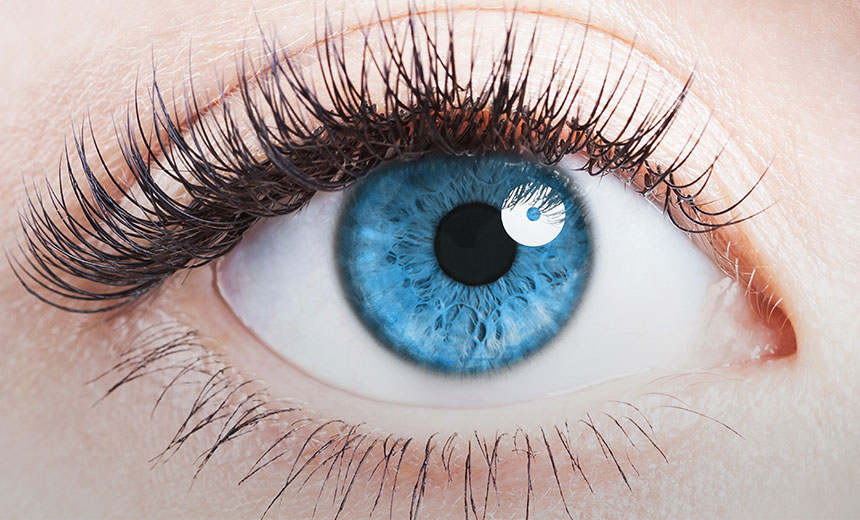
#> input picture 180836_A1/pic1.jpg, 860 x 520 px
$ jupyter execute assgn1_q5-180836.ipynb   (older library calls are emulated)
#> lines starting #> are read from the running program, lines starting #| are printed output that depends on the picture
[cell 1]
# Copyright 2021 IITK EE604A Image Processing. All Rights Reserved.
#
# Licensed under the MIT License. Use and/or modification of this code outside of EE604 must reference:
#
# © IITK EE604A Image Processing
#
# Author: Dheeraj Bharti, Chiranjeev Prachand and Prof K. S. Venkatesh, Department of Electrical Engineering, IIT Kanpur

This part of the assignment deals with discrete Fourier transform as well as python programming.

## Instructions:

Please rename this file with Your Roll No.

1.   Only edit at "### WRITE YOUR CODE HERE"
2.   Please rename this file with Your Roll No.
3.   Render (Kernel > Restart & Run All) before submitting, so that we can see your graphs here

[cell 2]
import cv2
import numpy as np
import matplotlib.pyplot as plt
from skimage.io import imread, imshow
from skimage.color import rgb2gray

Upload 'pic1.png' and 'pic2.jpg' files manually to your google colab working directory:

1. Click on the folder drawing button on the left below the <> sign.
2. Click on Upload to session storage button to upload the images.

[cell 3]
img = imread('pic1.jpg')
#> img is the input picture: shape (520, 860, 3); mean R, G, B 179.8, 168.1, 167.8

Run below code block to display the uploaded image.

[cell 4]
img_gray = rgb2gray(img)
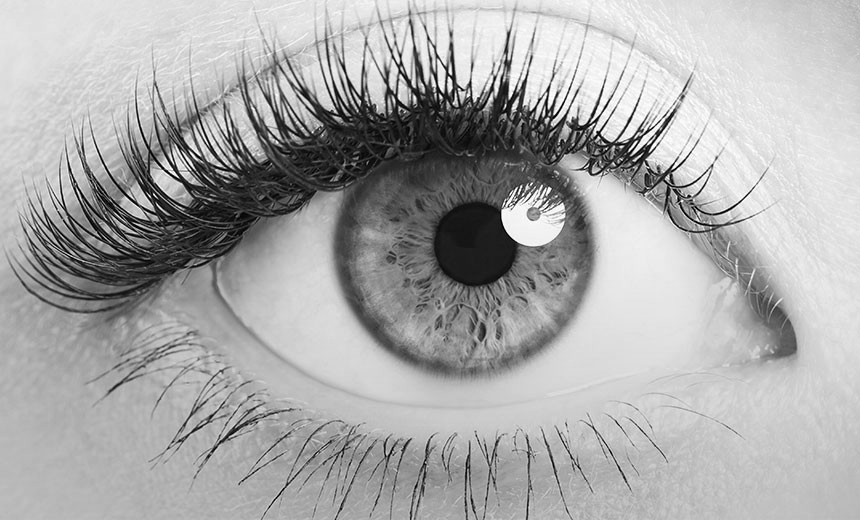
#> img_gray: shape (520, 860) float64; min 0, max 1, mean 0.669
plt.figure(num=None, figsize=(8, 6), dpi=80)
plt.imshow(img_gray, cmap='gray');

Calculate the 2-D Fourier Transform of the input image

[cell 5]
def dft_xs(img_gray):
    '''
    Inputs:
        img_gray - Original image size N x N
    Outputs:
        Xs: magnitude spectrum of size N x N
        fs: phase spectrum of size N x N
    '''
    ### Begin

    dft = np.fft.fftshift(cv2.dft(np.float32(img_gray), flags = cv2.DFT_COMPLEX_OUTPUT))
    Xs, fs = cv2.cartToPolar(dft[:,:,0], dft[:,:,1])

    ### End
    return Xs, fs

Calculate the 2-D Inverse Fourier Transform of the input image

[cell 6]
def idft_xs(Xs,fs):
    '''
    Inputs:
        Xs: magnitude spectrum of size N x N
        fs: phase spectrum of size N x N

    Outputs:
        img_gray_recon - Original image size N x N
    '''
    ### Begin

    r, i = cv2.polarToCart(Xs, fs)
    img_gray_recon = cv2.idft(np.fft.ifftshift(cv2.merge([r, i])))
    img_gray_recon = cv2.magnitude(img_gray_recon[:,:,0], img_gray_recon[:,:,1])
    img_gray_recon = cv2.normalize(img_gray_recon, None, alpha=0, beta=255, norm_type=cv2.NORM_MINMAX, dtype=cv2.CV_8U)

    ### End
    return img_gray_recon

Low Pass filtering of the image in frequency domain

[cell 7]
def lowpass(img_gray, fc):
  '''
    Inputs:
           img_gray  - grayscaled image of size N x N
           fc        - cutoff frequency
                  - 0 < fc < sqrt(img.shape[0]*img.shape[1])/2

    Outputs:
           out_img - filtered image of size N x N

    Note:  You are allowed to use any cv2.dft or cv2.idft module or any other suitable module in numpy and cv2.
           Also, use dft_xs() and idft_xs() in the code.

  '''
    ### Begin

  def distance(p1, p2):
    return ((p1[0]-p2[0])**2 + (p1[1]-p2[1])**2)**0.5

  def gen_mask_low(img_shape, fc):
    filter = np.zeros(img_shape[:2])
    rows, cols = img_shape[:2]
    center = (rows/2, cols/2)
    for x in range(cols):
        for y in range(rows):
            if distance((y,x),center) < fc:
                filter[y,x] = 1
    return filter

  Xs, fs = dft_xs(img_gray)
  r, i = cv2.polarToCart(Xs, fs)
  dft = cv2.merge([r, i])

  mask = gen_mask_low(img_gray.shape, fc)
  dft[:,:,0] = dft[:,:,0]*mask
  dft[:,:,1] = dft[:,:,1]*mask
  Xs, fs = cv2.cartToPolar(dft[:,:,0], dft[:,:,1])
  img_out_low = idft_xs(Xs, fs)

    ### End
  return img_out_low

High Pass filtering of the image in frequency domain

[cell 8]
def highpass(img_gray, fc):
  '''
    Inputs:
           img_gray  - grayscaled image of size N x N
           fc        - cutoff frequency
                     - 0 < fc < sqrt(img.shape[0]*img.shape[1])/2

    Outputs:
           out_img - filtered image of size N x N

    Note:  You are allowed to use any cv2.dft or cv2.idft module or any other suitable module in numpy and cv2.
           Use dft_xs() and idft_xs() in the code.

  '''
    ### Begin

  def distance(p1, p2):
    return ((p1[0]-p2[0])**2 + (p1[1]-p2[1])**2)**0.5

  def gen_mask_high(img_shape, fc):
    filter = np.zeros(img_shape[:2])
    rows, cols = img_shape[:2]
    center = (rows/2, cols/2)
    for x in range(cols):
        for y in range(rows):
            if distance((y,x), center) > fc:
                filter[y,x] = 1
    return filter

  Xs, fs = dft_xs(img_gray)
  r, i = cv2.polarToCart(Xs, fs)
  dft = cv2.merge([r, i])

  mask = gen_mask_high(img_gray.shape, fc)
  dft[:,:,0] = dft[:,:,0]*mask
  dft[:,:,1] = dft[:,:,1]*mask
  Xs, fs = cv2.cartToPolar(dft[:,:,0], dft[:,:,1])
  img_out_high = idft_xs(Xs, fs)

  ### End
  return img_out_high

Band Reject filtering of the image in frequency domain

[cell 9]
def bandreject(img_gray, fL, fH):
  '''
    Inputs:
           img_gray  - grayscaled image of size N x N
           fL & fH   - cutoff frequency
                     - 0 < fL < fH < sqrt(img.shape[0]*img.shape[1])/2

    Outputs:
           out_img - filtered image of size N x N

    Note:  You are allowed to use any cv2.dft or cv2.idft module or any other suitable module in numpy and cv2.
           Use dft_xs() and idft_xs() in the code.

  '''
    ### Begin

  Xs, fs = dft_xs(img_gray)
  r, i = cv2.polarToCart(Xs, fs)
  dft = cv2.merge([r, i])

  imgL = lowpass(img_gray, fL)
  imgH = highpass(img_gray, fH)

  Xs, fs = dft_xs(imgH)
  r, i = cv2.polarToCart(Xs, fs)
  dftH = np.copy(cv2.merge([r, i]))
  Xs, fs = dft_xs(imgL)
  r, i = cv2.polarToCart(Xs, fs)
  dftL = np.copy(cv2.merge([r, i]))

  dft = dftH + dftL
  Xs, fs = cv2.cartToPolar(dft[:,:,0], dft[:,:,1])
  img_out_bandrej = idft_xs(Xs, fs)
    ### End
  return img_out_bandrej

[cell 10]
# Do not change codes inside this cell

img2 = cv2.imread('pic2.jpg', 0)
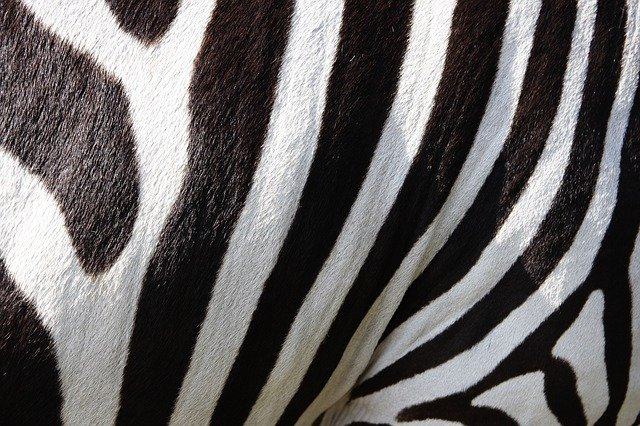
#> input picture 180836_A1/pic2.jpg, 640 x 426 px
#> img2: shape (426, 640); min 0, max 255, mean 99.5
img2 = rgb2gray(img2)

def plot_frame(gridx, gridy, subplot_id, img, name, axis=False):
    plt.subplot(gridx, gridy, 1 + int(subplot_id))
    plt.imshow(np.uint8(img), cmap="gray", vmin=0, vmax=255)

    if axis == False:
        plt.axis("off")
    plt.title(name)

[cell 11]
# Test dft_xs() and idft_xs()
# Make sure the reconstructed image looks similar to the original image

mag_spectrum, phase_spectrum = dft_xs(img2)
noisy_img_recon = idft_xs(mag_spectrum, phase_spectrum)

plt.figure(figsize=(12, 6))
plot_frame(1, 2, 0, img2, "Image")
plot_frame(1, 2, 1, noisy_img_recon, "Image Reconstructed")

[cell 12]
# Do not change codes inside this cell

mag_spectrum, phase_spectrum = dft_xs(img2)

plt.figure(figsize=(18, 6))
plot_frame(1, 3, 0, img2, "Image")

tmp = np.log(mag_spectrum)
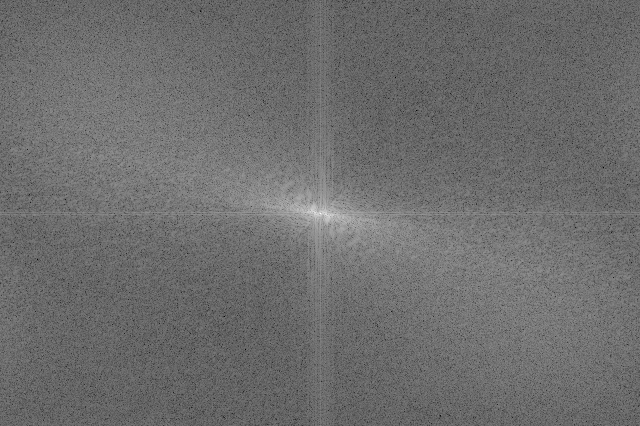
#> tmp: shape (426, 640) float32; min 2.76, max 17.12, mean 8.92; drawn with min black and max white
tmp -= np.min(tmp)
if np.max(tmp) != 0:
    tmp /= np.max(tmp)
tmp *= 255
plot_frame(1, 3, 1, tmp, "Magnitude Spectrum", axis=True)

tmp = phase_spectrum
tmp -= np.min(tmp)
if np.max(tmp) != 0:
    tmp /= np.max(tmp)
tmp *= 255
plot_frame(1, 3, 2, phase_spectrum, "Phase Spectrum", axis=True)
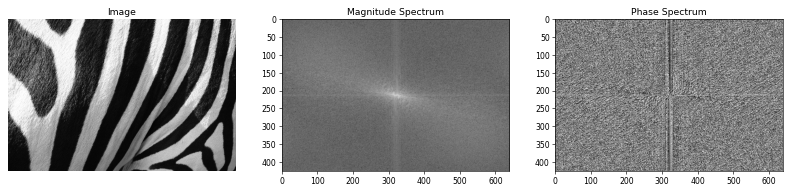
#> figure drawn by matplotlib, 3 panels

[cell 13]
# Have a look at the phase and magnitude spectrum of the image and find a suitable fL and fH for
# a Band reject filter to work subjectively sufficiently

def plot_bandreject_output(fL, fH):
    if fL == ".....":
        fL = 1
        fH = int(img2.shape[0]/2)

    img2_filtered = bandreject(img2, fL, fH)
#> in highpass, `Xs, fs = cv2.cartToPolar(dft[:,:,0], dft[:,:,1])`:
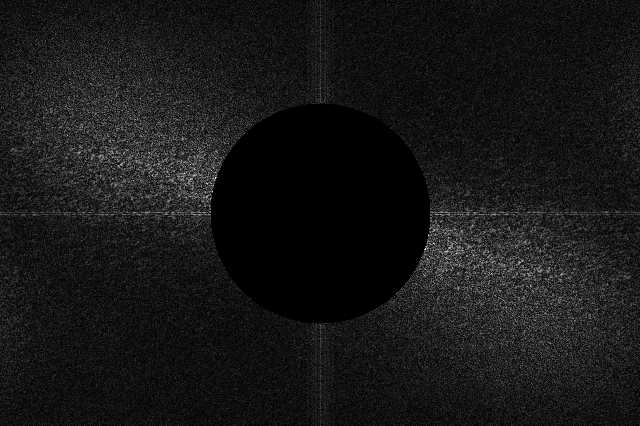
#> Xs: shape (426, 640) float32; min 0, max 81433.2, mean 7602.1; drawn with min black and max white
#> in idft_xs (call 3), `r, i = cv2.polarToCart(Xs, fs)`:
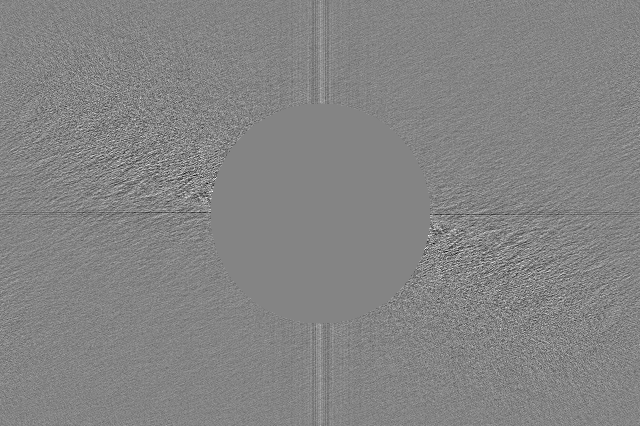
#> i: shape (426, 640) float32; min -72593.7, max 67234.3, mean -29.7; drawn with min black and max white
#> in dft_xs (call 7), `Xs, fs = cv2.cartToPolar(dft[:,:,0], dft[:,:,1])`:
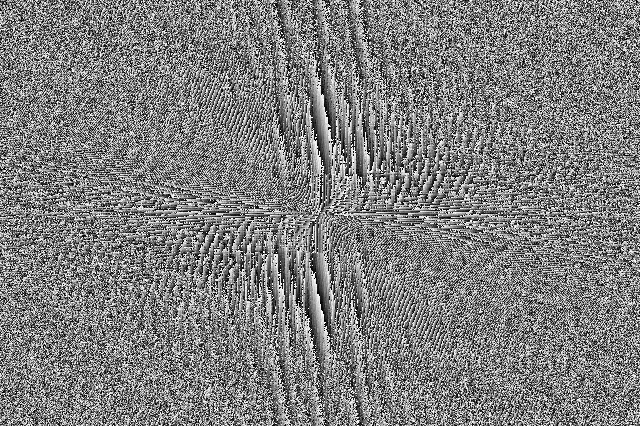
#> fs: shape (426, 640) float32; min 1.39e-07, max 6.28, mean 3.14; drawn with min black and max white
#> in bandreject, `Xs, fs = cv2.cartToPolar(dft[:,:,0], dft[:,:,1])`:
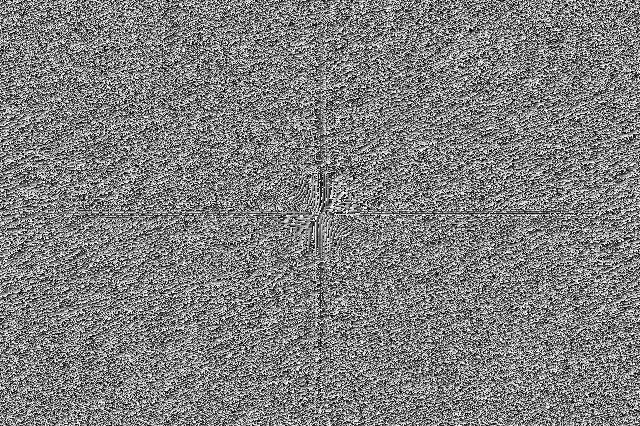
#> fs: shape (426, 640) float32; min 9.5e-07, max 6.28, mean 3.15; drawn with min black and max white
#> in idft_xs (call 4), `img_gray_recon = cv2.magnitude(img_gray_recon[:,:,0], img_gray_recon[:..`:
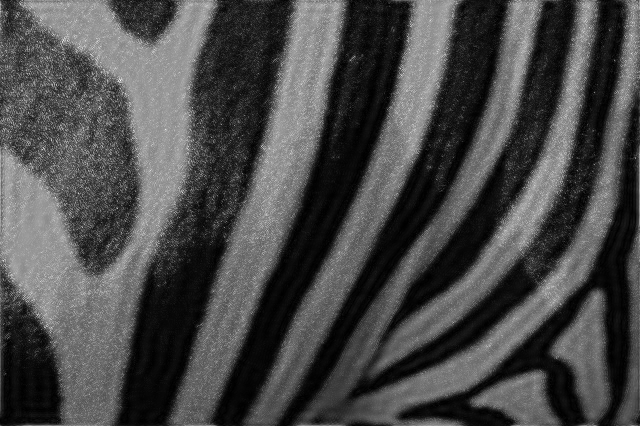
#> img_gray_recon: shape (426, 640) float32; min 77.88, max 108239424, mean 31235620; drawn with min black and max white
    plt.figure(figsize=(12, 6))
    plot_frame(1, 2, 0, img2, "Image")
    plot_frame(1, 2, 1, img2_filtered, "Filtered")


#############################
# Your part #################
#############################

# Replace with your value for fL and fH
# fL = "....."
# fH = "....."
fL = 40
fH = 110

plot_bandreject_output(fL, fH)

[cell 14]
# Have a look at the phase and magnitude spectrum of the image and find a suitable fc for Low Pass and High Pass filters
# so that the filter:
# 1. covers 25% of the area in magnitude spectrum, call it fc_quart
# 2. covers 50% of the area in magnitude spectrum, call it fc_half

#############################
# Write code here to find out 25% and 50% fc #
#############################
'''
  To create a filter that cover x% of the area in Magnitude Spectrum:
  Area of Specturm: M * N [M is height and N is width]
  Area to be covered: x * M * N / 100
  This area covered is equal to: Pi * fc * fc
  => fc = Root((x*M*N)/(100*Pi))
'''

fc_half = int((img2.shape[0]*img2.shape[1]/(2*np.pi))**0.5)
#> fc_half = 208
fc_quart = int((img2.shape[0]*img2.shape[1]/(4*np.pi))**0.5)
#> fc_quart = 147

### Observations

[cell 15]
# Do not change codes inside this cell
# Add your observations in next cell

plt.figure(figsize=(18, 12))
plot_frame(3, 4, 0, img2, "Image")

tmp = bandreject(img2, fL, fH)
plot_frame(3, 4, 1, tmp, "BRF")

tmp = lowpass(img2, fL)
plot_frame(3, 4, 2, tmp, "LPF (fc = fL)")

tmp = lowpass(img2, fH)
#> call 4 of lowpass, with fc = 110
#> in lowpass (call 4), `Xs, fs = cv2.cartToPolar(dft[:,:,0], dft[:,:,1])`:
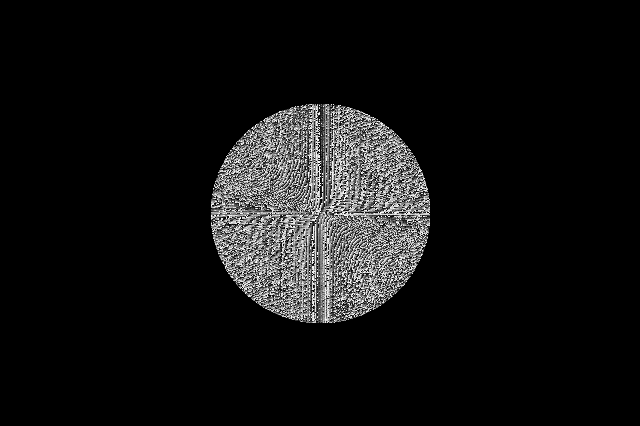
#> fs: shape (426, 640) float32; min 0, max 6.28, mean 0.44; drawn with min black and max white
plot_frame(3, 4, 3, tmp, "LPF (fc = fH)")

tmp = lowpass(img2, fc_quart)
plot_frame(3, 4, 4, tmp, "LPF (fc = fc_quart)")

tmp = lowpass(img2, fc_half)
plot_frame(3, 4, 5, tmp, "LPF (fc = fc_half)")

tmp = highpass(img2, fL)
plot_frame(3, 4, 6, tmp, "HPF (fc = fL)")

tmp = highpass(img2, fH)
plot_frame(3, 4, 7, tmp, "HPF (fc = fH)")

tmp = highpass(img2, fc_quart)
plot_frame(3, 4, 8, tmp, "HPF (fc = fc_quart)")

tmp = highpass(img2, fc_half)
